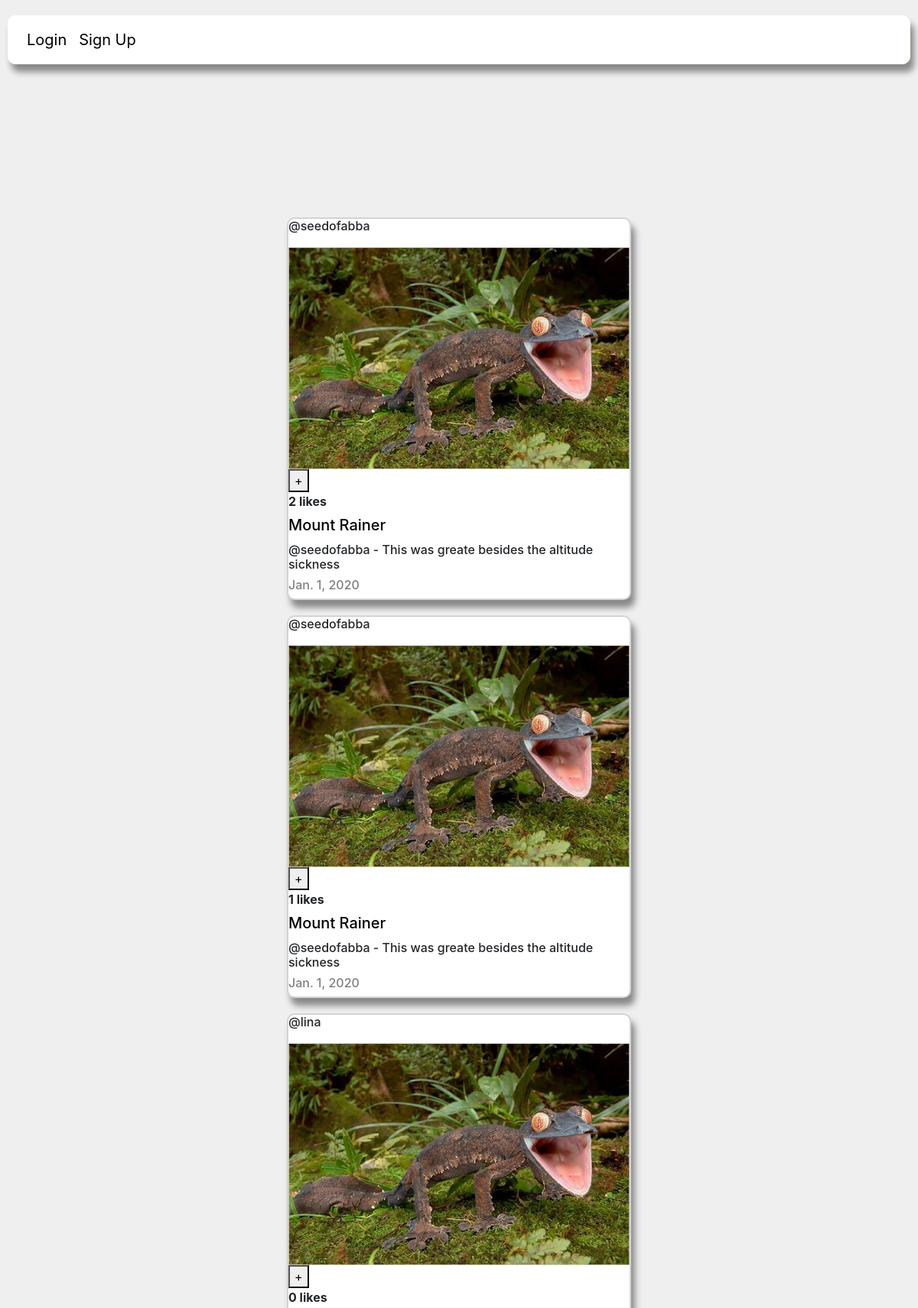
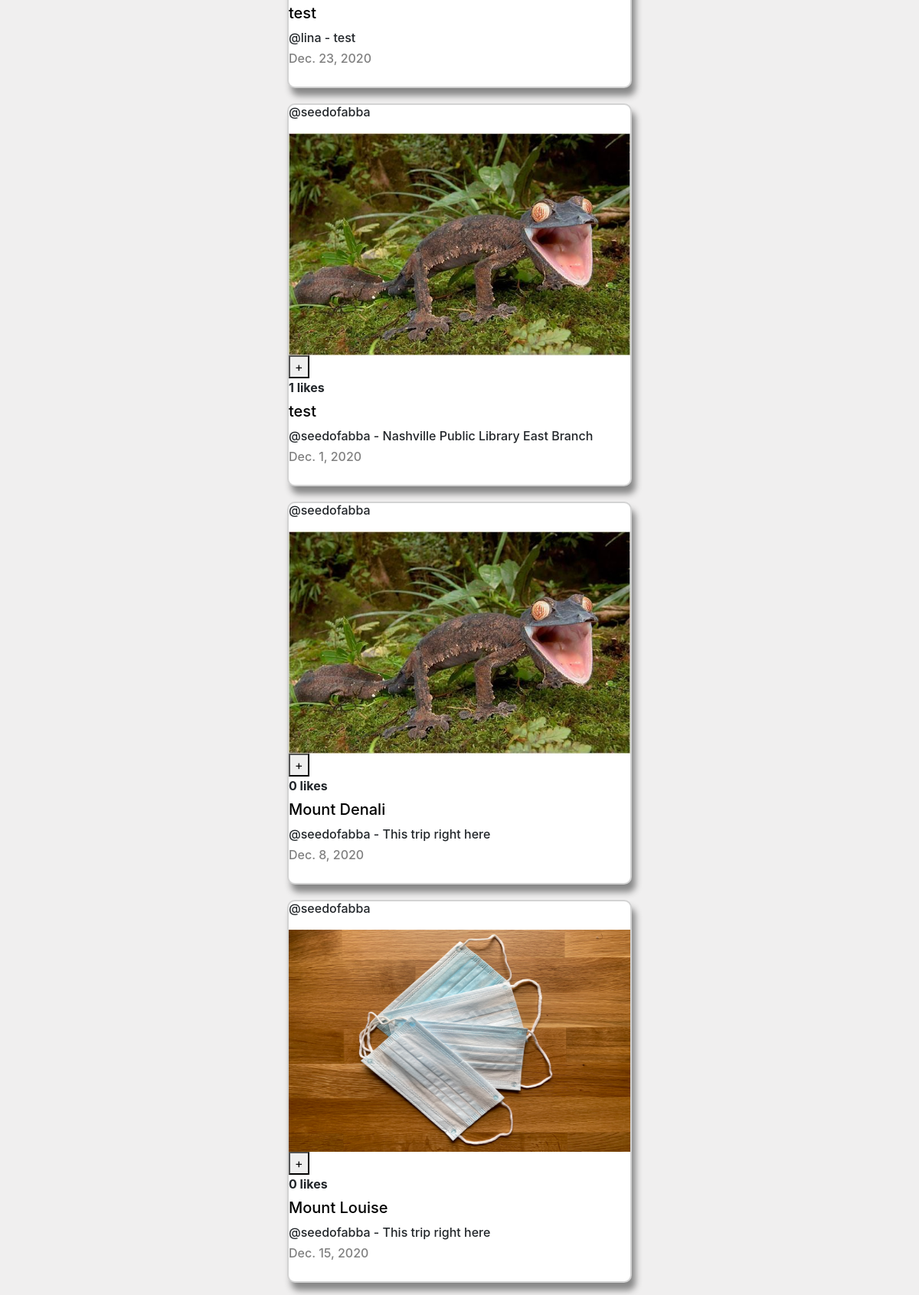
The page / (upper part) on the database its author committed (2 pictures, top to bottom).
### nomadapp/models/post.py (models this page shows, shortened)
class Post(models.Model):
    user = models.ForeignKey(User, on_delete=models.CASCADE, related_name='comment')
    title = models.CharField(max_length=50)
    location = models.CharField(max_length=255)
    description = models.TextField(blank=True, default='')
    date = models.DateField(auto_now=False, auto_now_add=False)
    liked = models.ManyToManyField(User, default=None,blank=True,related_name='liked')
    post_image = models.ImageField(null=True,blank=True, upload_to='images/')
    class Meta:
        verbose_name = ("post")
        verbose_name_plural = ("posts")

### nomadapp/views/posts/list.py (the view)
# urls.py: path('', post_list, name='home'),
def post_list(request):
    if request.method == 'GET':
        all_posts = Post.objects.all()
        user = request.user
        template = 'posts/list.html'
        context = {
        'all_posts': all_posts,
        'user': user,
        }
        return render(request, template, context)

### nomadapp/templates/posts/list.html (shortened to what this page needs)
{% extends 'shared/base.html' %}
{% load static %}
{% block css %}
    <link rel="stylesheet" href="{% static 'styles/posts.css' %}" />
{% endblock %}
{% block content %}
{% for post in all_posts %}
    <div class="post_card">
        <h6>@{{post.user.username}}</h6>
        <img class="post_photo" src="{{post.post_image.url}}"></img>
        <form action="{% url 'nomadapp:like_post' %}" method='POST'>
            {% if user not in post.liked.all %}
                <button type='submit'>+</button>
            {% else %}
                <button type='submit'>-</button>
            {% endif %}
        </form>
        <strong>{{post.liked.all.count}} likes</strong>
        <h3 class="post_card_title"><a class="post_card_title" href={% url 'nomadapp:post_detail' post.id %}>{{post.title}}</a></h3>
        <h6>@{{post.user.username}} - {{post.description}}</h6>
        <h6 class="post_card_date">{{post.date}}</h6>
    </div>
{% endfor %}
{% endblock %}

### nomadapp/templates/shared/base.html (shortened to what this page needs)
{% load static %}
<!DOCTYPE html>
<html>
<head>
   <link rel="stylesheet" href="{% static 'styles/base.css' %}" />
   <link rel="stylesheet" href="https://stackpath.bootstrapcdn.com/bootstrap/4.4.1/css/bootstrap.min.css">
    {% block css %}
    {% endblock %}
</head>
<body>
    <nav id="site-nav">
        <ol class="navList">
            {% if user.is_authenticated %}
                <li class="navList__route"><a href="{% url 'nomadapp:home' %}">Home</a><li>
                <li class="navList__route"><a href="{% url 'nomadapp:post_new' %}">+ Adventure</a><li>
                <li class="navList__route"><a href="{% url 'nomadapp:logout' %}">Logout</a><li>
            {% else %}
                <li class="navList__route"><a href="{% url 'nomadapp:login' %}">Login</a><li>
                <li class="navList__route"><a href="{% url 'nomadapp:register' %}">Sign Up</a><li>
            {% endif %}
        </ol>
    </nav>
     <main class="main-content">
        {% block content %}
        {% endblock %}
    </main>
</body>
</html>

### nomadapp/static/styles/base.css (style rules this page uses)
.navList { list-style-type: none; display: flex; color: black !important; padding: 1em; margin: 0; }
.navList__route { margin: 0 0.5em; }
#site-nav { margin: 20px 10px 200px 10px; border: solid .5px ivory; background-color: white; border-radius: 10px; box-shadow: 5px 10px 8px #888888; }
a { color: black !important; text-decoration: none; font-size: 20px; }

### nomadapp/static/styles/posts.css (style rules this page uses)
.post_card { border: 2px lightgray solid; display: block; margin-left: auto; margin-right: auto; width: 450px; margin-bottom: 20px; background-color: white; border-radius: 10px; box-shadow: 5px 10px 8px #888888; height: 500px; }
body { background-color: rgb(240, 239, 239) }
img.post_photo { width: 100%; height: 290px; margin-top: 10px }
.post_card_date { color: grey }
.post_card_title { color: grey }

### rows shown on the page
Post: user.username "seedofabba", post_image (picture), liked.all.count "2", title "Mount Rainer", description "This was greate besides the altitude sickness", date "Jan. 1, 2020"
Post: user.username "seedofabba", post_image (picture), liked.all.count "1", title "Mount Rainer", description "This was greate besides the altitude sickness", date "Jan. 1, 2020"
Post: user.username "lina", post_image (picture), liked.all.count "0", title "test", description "test", date "Dec. 23, 2020"
Post: user.username "seedofabba", post_image (picture), liked.all.count "1", title "test", description "Nashville Public Library East Branch", date "Dec. 1, 2020"
Post: user.username "seedofabba", post_image (picture), liked.all.count "0", title "Mount Denali", description "This trip right here", date "Dec. 8, 2020"
Post: user.username "seedofabba", post_image (picture), liked.all.count "0", title "Mount Louise", description "This trip right here", date "Dec. 15, 2020"
